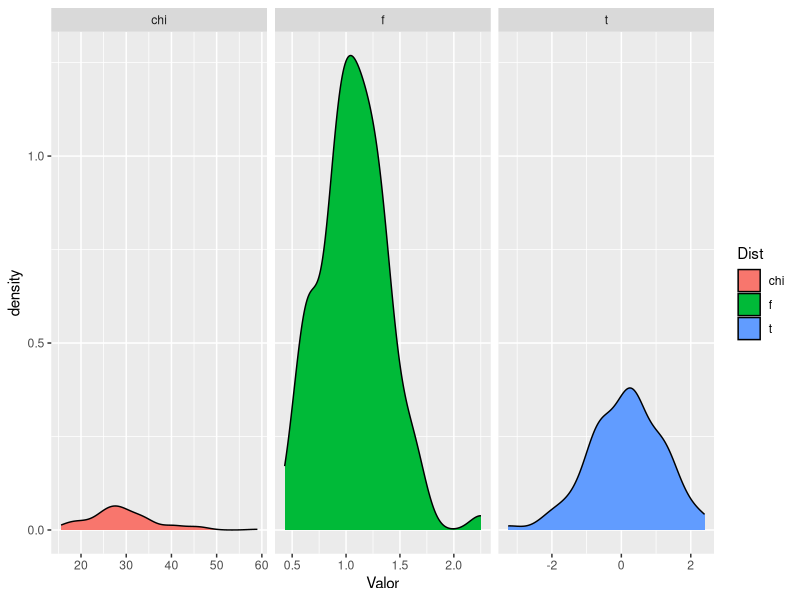

This figure's R source:

rm(list = ls())


#libs---------------------
library(tidyverse)
library(ggplot2)


#Generar datos-----------

dat <- tibble(
  id = 1:100, 
  chi = rchisq(100, 30), 
  t = rt(100, 30), 
  f = rf(100, 30, 60)
)

dat |> 
  pivot_longer(-id, names_to = "Dist", values_to = "Valor") |> 
  ggplot(aes(x = Valor, fill = Dist)) +
  geom_density() + 
  facet_grid(~ Dist, scales = "free")
